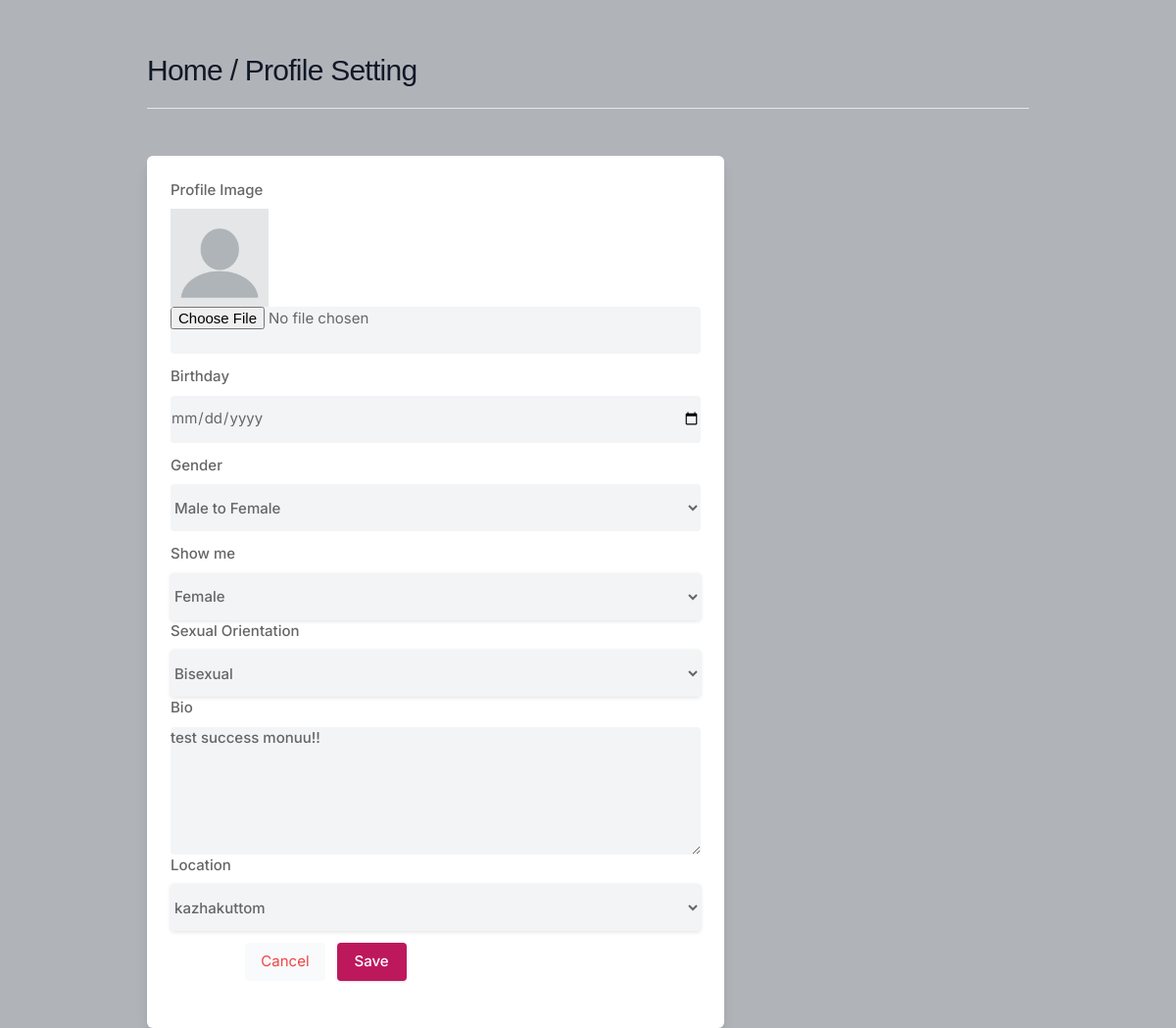
The app's page /settings (signed in), older data.
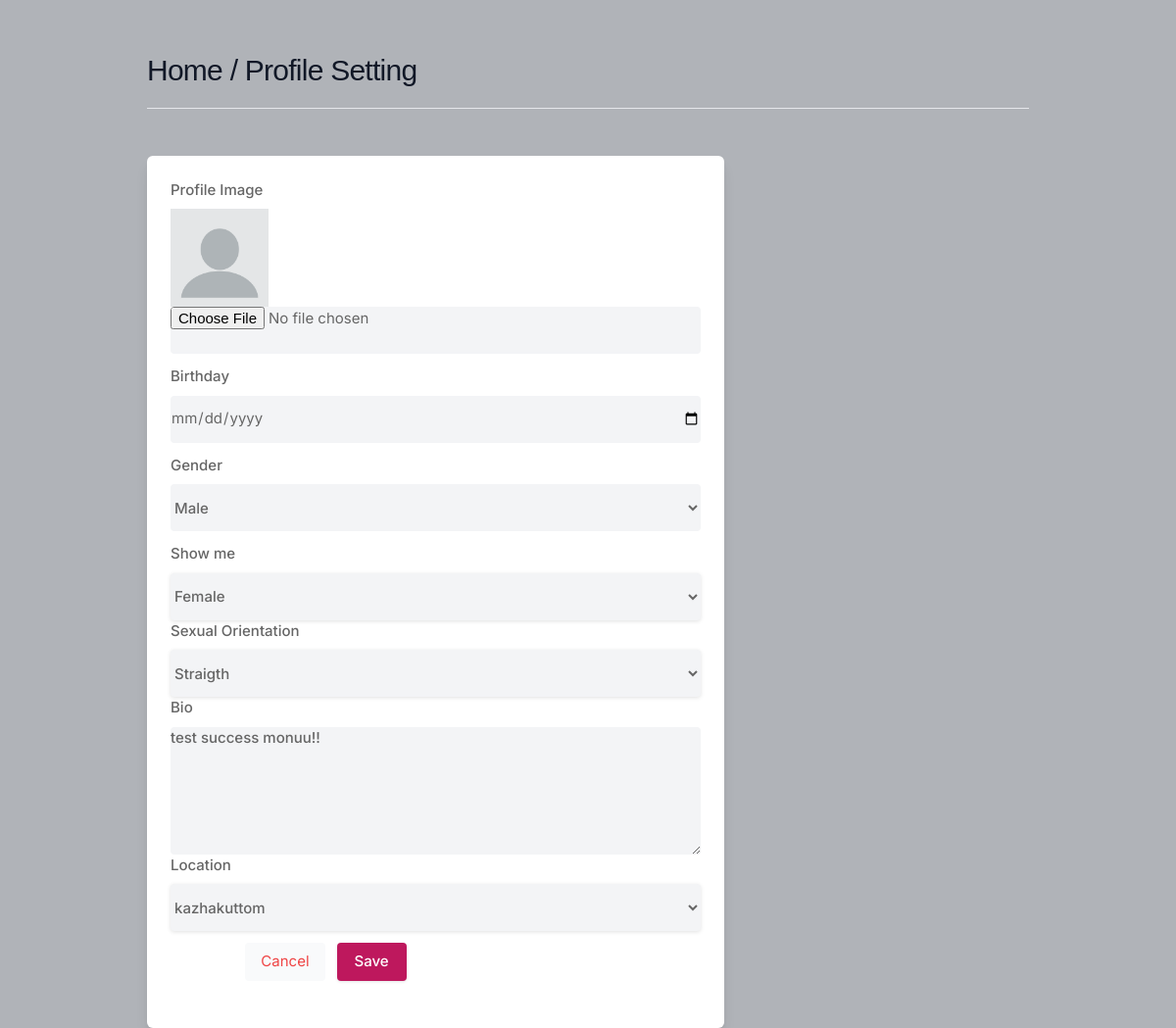
The same page, newer data.
### core/models.py (models this page shows, shortened)
class Profile(models.Model):
    user = models.ForeignKey(User, on_delete=models.CASCADE)
    id_user = models.IntegerField()
    bio = models.TextField(blank=True)
    gender = models.CharField(max_length=20,blank=True)
    showme = models.CharField(max_length=20,blank=True)
    orientation = models.CharField(max_length=20,blank=True)
    bday = models.DateField(default=date.today )
    profileimg = models.ImageField(upload_to='profile_images',default='blank-profile-picture.png')
    location = models.CharField(max_length=20, blank=True)

### core/views.py (the view, shortened to what this page needs)
# urls.py: path('settings', views.settings, name='settings'),
@login_required(login_url='signin')
def settings(request):
    user_profile = Profile.objects.get(user=request.user)
    return render(request, 'setting.html', {'user_profile': user_profile})

### templates/setting.html (shortened to what this page needs)
{% load static %}
<!DOCTYPE html>
<html lang="en">
<head>
    <link rel="stylesheet" href="{% static 'assets/css/icons.css' %}">
    <link rel="stylesheet" href="{% static 'assets/css/uikit.css' %}">
    <link rel="stylesheet" href="{% static 'assets/css/style.css' %}">
    <link rel="stylesheet" href="{% static 'assets/css/tailwind.css' %}">
</head>
<body>
            <div class="container m-auto">
                <h1 id="profhead" class="text-2xl leading-none text-gray-900 tracking-tight mt-3"><a href="/">Home</a> / Profile Setting </h1>
                <br>
                <hr>
                <div class="grid lg:grid-cols-3 mt-12 gap-8 padding-left">
                    <div class="bg-white rounded-md lg:shadow-lg shadow col-span-2">
                    <form action="" method="POST" >
                       <div class="grid grid-cols-2 gap-3 lg:p-6 p-4">
                            <div class="col-span-2">
                                <label for=""> Profile Image</label>
                                <img width="100" height="100" src="{{user_profile.profileimg.url}}" />
                                <input type="file" name="image" value="" class="shadow-none bg-gray-100">
                            </div>
                            <div class="col-span-2">
                                <label for=""> Birthday</label>
                                <input type="date" name="bday" value="{{user_profile.bday}}" class="shadow-none bg-gray-100">
                            </div>
                            <div class="col-span-2">
                                <label for=""> Gender </label>
                                <select name="gender" class="shadow-none bg-gray-100" value="{{user_profile.gender}}">
                                    <option selected>{{user_profile.gender}}</option>
                                </select>
                            </div>
                            <div class="col-span-2">
                                <label for=""> Show me </label>
                                <select name="showme" value="{{user_profile.showme}}" class="dropdown bg-gray-100">
                                    <option selected>{{user_profile.showme}}</option>
                                </select>
                            <div class="col-span-2">
                                <label for=""> Sexual Orientation </label>
                                <select name="orientation"  class="dropdown bg-gray-100" value="{{user_profile.orientation}}">
                                    <option selected>{{user_profile.orientation}}</option>
                                </select>
                            </div>
                            <div class="col-span-2">
                                <label for="about">Bio</label>
                                <textarea id="about" name="bio" rows="3"  class="shadow-none bg-gray-100">{{user_profile.bio}}</textarea>
                            </div>
                            <div class="col-span-2">
                                <label for=""> Location </label>
                                <select name="location"  class="dropdown bg-gray-100" value="{{user_profile.location}}">
                                    <option selected>{{user_profile.location}}</option>
                                </select>
                            </div>
                       </div>
                       <div class="bg-gray-10 p-6 pt-0 flex justify-end space-x-3">
                           <button class="p-2 px-4 rounded bg-gray-50 text-red-500"> <a href="/">Cancel</a> </button>
                           <button type="submit" class="button bg-blue-700"> Save </button>
                       </div>
                    </form>
                    </div>
                    </div>
                    <br>
                </div>
</body>
</html>

### static/assets/css/style.css (style rules this page uses)
body { background-color: #B0B3B8!important; }
button { vertical-align: middle; }
span.button, button.button { background-color: #be185d; top: 0; color: #fff; position: relative; padding: 8px 18px; line-height: 22px; position: relative; font-weight: 500; font-size: 15px; display: inline-block; -webkit-transition: all 0.2s ease-in-out; transition: all 0.2s ease-in-out; cursor: pointer; overflow: hidden; border: none; border-radius: 4px; -webkit-box-shadow: 0 1px 3px rgba(0, 0, 0, 0.1); box-shadow: 0 1px 3px rgba(0, 0, 0, 0.1); }
input { height: 48px; line-height: 48px; padding: 0 20px; outline: none; font-size: 15px; color: #808080; max-width: 100%; width: 100%; -webkit-box-sizing: border-box; box-sizing: border-box; display: block; font-weight: 400; opacity: 1; border-radius: 4px; border: none; -webkit-box-shadow: 0 1px 4px 0px rgba(0, 0, 0, 0.12); box-shadow: 0 1px 4px 0px rgba(0, 0, 0, 0.12); }
textarea { height: 48px; line-height: 48px; padding: 0 20px; outline: none; font-size: 15px; color: #808080; margin: 0 0 16px 0; max-width: 100%; width: 100%; -webkit-box-sizing: border-box; box-sizing: border-box; display: block; background-color: #fff; font-weight: 500; opacity: 1; border-radius: 4px; border: none; -webkit-box-shadow: 0 1px 4px 0px rgba(0, 0, 0, 0.12); box-shadow: 0 1px 4px 0px rgba(0, 0, 0, 0.12); }
select { height: 48px; line-height: 48px; padding: 0 20px; outline: none; font-size: 15px; color: #808080; margin: 0 0 16px 0; max-width: 100%; width: 100%; -webkit-box-sizing: border-box; box-sizing: border-box; display: block; background-color: #fff; font-weight: 500; opacity: 1; border-radius: 4px; border: none; -webkit-box-shadow: 0 1px 4px 0px rgba(0, 0, 0, 0.12); box-shadow: 0 1px 4px 0px rgba(0, 0, 0, 0.12); padding: 15px 18px; cursor: pointer; }
input { -webkit-transition: all 0.1s ease-in-out; transition: all 0.1s ease-in-out; }
::placeholder { color: #808080; opacity: 1; }
textarea { height: auto; line-height: 27px; padding: 20px; min-height: 130px; -webkit-transition: none !important; transition: none !important; min-width: 100%; }
label, legend { display: block; font-weight: bold; font-size: 15px; font-weight: 500; margin-bottom: 8px; }
button { border: none; margin: 0; padding: 0; width: auto; overflow: visible; background: transparent; color: inherit; font: inherit; line-height: normal; cursor: pointer; }
a { color: #be185d; -webkit-transition: 0.3s; transition: 0.3s; outline: none !important; }
button { outline: none !important; }
img { max-width: 100%; }
body { color: #666; font-size: 15px; line-height: 27px; background-color: #f0f2f5; font-family: "Inter", sans-serif; text-transform: none; }
h1, h2, h3, h4, h5, h6 { font-family: "Inter", sans-serif; text-transform: none; }
textarea, select { font-family: "Inter", sans-serif; text-transform: none; }
button, body .pac-container { font-family: "Inter", sans-serif; text-transform: none; }
h1, h2, h3, h4, h5, h6 { color: #333; font-weight: 500; margin: 0; padding: 0; }
h1 { font-size: 32px; }
@media (min-width: 1024px) { .container { max-width: 900px !important; padding-top: 45px; } }
.shadow-none { -webkit-box-shadow: none !important; box-shadow: none !important; }

### templates/setting.html (style rules this page uses)
#profhead { font-family: 'Helvetica'; font-size: 30px; }

Row changes from the older to the newer data that the page shows:
changed Profile "Female": gender "Male to Female" → "Male"; orientation "Bisexual" → "Straigth"
